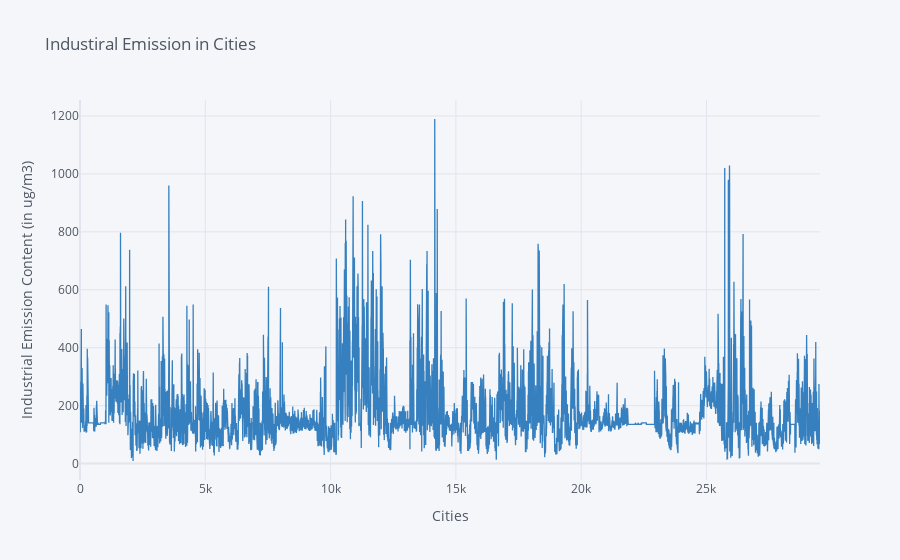

Notebook code cell kept with this figure:
### Code cell
df2["Industrial Emission Content"].iplot(title = "Industiral Emission in Cities", xTitle = "Cities", yTitle = "Industrial Emission Content (in ug/m3)", color="blue")
plt.show()

### Figure 1 — Plotly figure (JSON) as saved in the notebook; plotly's stock layout.template omitted (floating-point values rounded to 4 significant figures; data arrays with more than 128 entries replaced by an {"elided": "..."} marker saying what was removed)
{"data": [{"line": {"color": "rgba(55, 128, 191, 1.0)", "dash": "solid", "shape": "linear", "width": 1.3}, "mode": "lines", "name": "Industrial Emission Content", "text": "", "type": "scatter", "x": {"elided": "29531 int values"}, "y": {"elided": "29531 float values"}}], "layout": {"legend": {"bgcolor": "#F5F6F9", "font": {"color": "#4D5663"}}, "paper_bgcolor": "#F5F6F9", "plot_bgcolor": "#F5F6F9", "title": {"font": {"color": "#4D5663"}, "text": "Industiral Emission in Cities"}, "xaxis": {"gridcolor": "#E1E5ED", "showgrid": true, "tickfont": {"color": "#4D5663"}, "title": {"font": {"color": "#4D5663"}, "text": "Cities"}, "zerolinecolor": "#E1E5ED"}, "yaxis": {"gridcolor": "#E1E5ED", "showgrid": true, "tickfont": {"color": "#4D5663"}, "title": {"font": {"color": "#4D5663"}, "text": "Industrial Emission Content (in ug/m3)"}, "zerolinecolor": "#E1E5ED"}}}
